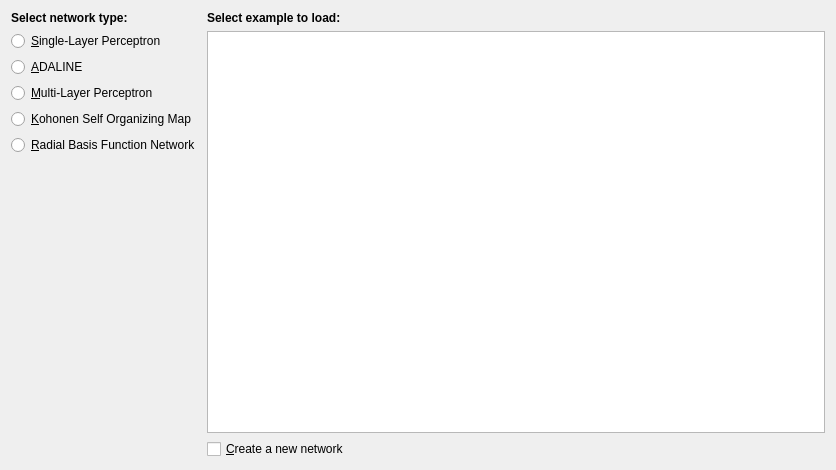
<?xml version="1.0" encoding="UTF-8"?>
<ui version="4.0">
 <class>NetworkWizardMainPage</class>
 <widget class="QWizardPage" name="NetworkWizardMainPage">
  <property name="geometry">
   <rect>
    <x>0</x>
    <y>0</y>
    <width>836</width>
    <height>470</height>
   </rect>
  </property>
  <property name="windowTitle">
   <string>WizardPage</string>
  </property>
  <layout class="QHBoxLayout" name="horizontalLayout_2">
   <item>
    <layout class="QVBoxLayout" name="verticalLayout_2" stretch="0,1">
     <item>
      <layout class="QHBoxLayout" name="horizontalLayout_3">
       <item>
        <widget class="QLabel" name="labelSelectType">
         <property name="font">
          <font>
           <weight>75</weight>
           <bold>true</bold>
          </font>
         </property>
         <property name="text">
          <string>Select network type:</string>
         </property>
        </widget>
       </item>
      </layout>
     </item>
     <item>
      <layout class="QGridLayout" name="gridLayout">
       <item row="0" column="0">
        <widget class="QRadioButton" name="radioButtonSLP">
         <property name="text">
          <string>&amp;Single-Layer Perceptron</string>
         </property>
        </widget>
       </item>
       <item row="4" column="0">
        <widget class="QRadioButton" name="radioButtonRBF">
         <property name="text">
          <string>&amp;Radial Basis Function Network</string>
         </property>
        </widget>
       </item>
       <item row="2" column="0">
        <widget class="QRadioButton" name="radioButtonMLP">
         <property name="text">
          <string>&amp;Multi-Layer Perceptron</string>
         </property>
        </widget>
       </item>
       <item row="3" column="0">
        <widget class="QRadioButton" name="radioButtonKohonen">
         <property name="text">
          <string>&amp;Kohonen Self Organizing Map</string>
         </property>
        </widget>
       </item>
       <item row="5" column="0">
        <spacer name="verticalSpacer">
         <property name="orientation">
          <enum>Qt::Vertical</enum>
         </property>
         <property name="sizeHint" stdset="0">
          <size>
           <width>20</width>
           <height>40</height>
          </size>
         </property>
        </spacer>
       </item>
       <item row="1" column="0">
        <widget class="QRadioButton" name="radioButtonAdaline">
         <property name="text">
          <string>&amp;ADALINE</string>
         </property>
        </widget>
       </item>
      </layout>
     </item>
    </layout>
   </item>
   <item>
    <layout class="QVBoxLayout" name="verticalLayout">
     <item>
      <layout class="QHBoxLayout" name="horizontalLayout" stretch="1">
       <item>
        <widget class="QLabel" name="labelSelectExample">
         <property name="font">
          <font>
           <weight>75</weight>
           <bold>true</bold>
          </font>
         </property>
         <property name="text">
          <string>Select example to load:</string>
         </property>
        </widget>
       </item>
      </layout>
     </item>
     <item>
      <widget class="QListWidget" name="listExamples">
       <property name="minimumSize">
        <size>
         <width>550</width>
         <height>380</height>
        </size>
       </property>
       <property name="editTriggers">
        <set>QAbstractItemView::NoEditTriggers</set>
       </property>
      </widget>
     </item>
     <item>
      <widget class="QCheckBox" name="checkBoxCreateNewNetwork">
       <property name="text">
        <string>&amp;Create a new network</string>
       </property>
      </widget>
     </item>
    </layout>
   </item>
  </layout>
 </widget>
 <tabstops>
  <tabstop>radioButtonSLP</tabstop>
  <tabstop>radioButtonAdaline</tabstop>
  <tabstop>radioButtonMLP</tabstop>
  <tabstop>radioButtonKohonen</tabstop>
  <tabstop>radioButtonRBF</tabstop>
  <tabstop>listExamples</tabstop>
  <tabstop>checkBoxCreateNewNetwork</tabstop>
 </tabstops>
 <resources/>
 <connections/>
</ui>
